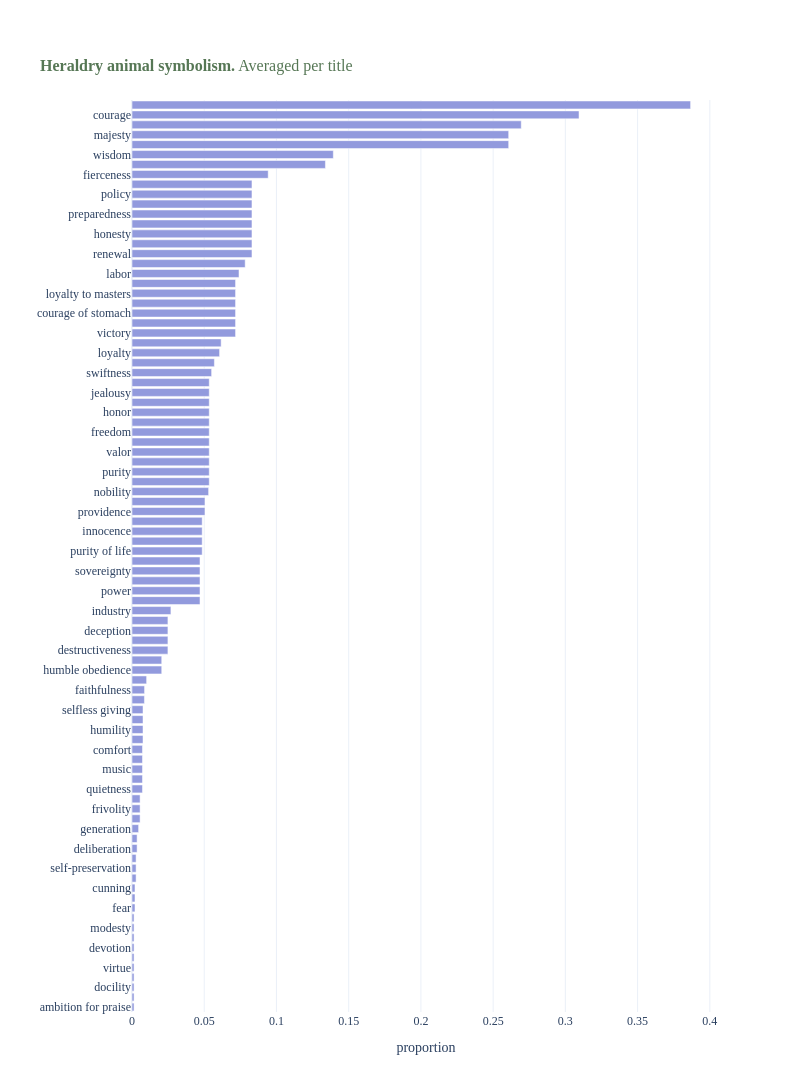

Write notebook code for a chart like this one.
### Code cell
plot = get_plot(chart_type='bar', title=f"<br><span style='color:{'#567755'}'><b>Heraldry animal symbolism.</b> Averaged per title</span>",
                data=virtues_freq, x='proportion', y='Symbolism',
                x_name="proportion", y_name="", color_list=['#929ADD'],
                hovertemplate="%{x}<br>%{y}", height=1600)

plot.show()

### Figure 1 — Plotly figure (JSON) as saved in the notebook; plotly's stock layout.template omitted (floating-point values rounded to 4 significant figures)
{"data": [{"hovertemplate": "%{x}<br>%{y}", "legendgroup": "", "marker": {"color": "#929ADD", "pattern": {"shape": ""}}, "name": "", "orientation": "h", "showlegend": false, "textposition": "auto", "type": "bar", "x": [0.001421, 0.001421, 0.001421, 0.001421, 0.001421, 0.001421, 0.001421, 0.001421, 0.001421, 0.001421, 0.002069, 0.002069, 0.002069, 0.002831, 0.002831, 0.002831, 0.003525, 0.003525, 0.00457, 0.005598, 0.005598, 0.005598, 0.007246, 0.007246, 0.007246, 0.007246, 0.007246, 0.00763, 0.00763, 0.00763, 0.00763, 0.008606, 0.008694, 0.01011, 0.02058, 0.02058, 0.02487, 0.02487, 0.02487, 0.02487, 0.02693, 0.04708, 0.04708, 0.04708, 0.04708, 0.04708, 0.04859, 0.04859, 0.04859, 0.04859, 0.05051, 0.05051, 0.05304, 0.05348, 0.05348, 0.05348, 0.05348, 0.05348, 0.05348, 0.05348, 0.05348, 0.05348, 0.05348, 0.05348, 0.05511, 0.05703, 0.06063, 0.0617, 0.07169, 0.07169, 0.07169, 0.07169, 0.07169, 0.07169, 0.07406, 0.07835, 0.08305, 0.08305, 0.08305, 0.08305, 0.08305, 0.08305, 0.08305, 0.08305, 0.09428, 0.1339, 0.1394, 0.2608, 0.2608, 0.2694, 0.3095, 0.3867], "xaxis": "x", "y": ["ambition for praise", "ingenuity", "docility", "intelligence", "virtue", "mercy", "devotion", "chastity", "modesty", "forgiveness", "fear", "fertility", "cunning", "foresight", "self-preservation", "healing", "deliberation", "discretion", "generation", "deceit", "frivolity", "foolishness", "quietness", "restoration", "music", "joy", "comfort", "profit", "humility", "utility", "selfless giving", "sensuality", "faithfulness", "piety", "humble obedience", "restraint on impertinence", "destructiveness", "treachery", "deception", "cruelty", "industry", "imperiousness", "power", "violence", "sovereignty", "dominance", "purity of life", "noble resistance", "innocence", "self-sacrifice", "providence", "sagacity", "nobility", "boldness", "purity", "fortitude", "valor", "vigor", "freedom", "hardiness", "honor", "diligence", "jealousy", "grievance", "swiftness", "prudence", "loyalty", "gentleness", "victory", "empathy", "courage of stomach", "grief", "loyalty to masters", "magnanimity", "labor", "life", "renewal", "long life", "honesty", "hearing", "preparedness", "preciousness", "policy", "self-defense", "fierceness", "vigilance", "wisdom", "royalty", "majesty", "justice", "courage", "strength"], "yaxis": "y"}], "layout": {"barmode": "relative", "coloraxis": {"showscale": false}, "font": {"family": "Futura"}, "height": 1600, "legend": {"tracegroupgap": 0}, "paper_bgcolor": "#FFFFFF", "plot_bgcolor": "#FFFFFF", "showlegend": false, "title": {"font": {"size": 16}, "text": "<br><span style='color:#567755'><b>Heraldry animal symbolism.</b> Averaged per title</span>"}, "width": 800, "xaxis": {"anchor": "y", "domain": [0, 1], "title": {"text": "proportion"}}, "yaxis": {"anchor": "x", "domain": [0, 1], "title": {"text": ""}}}}
